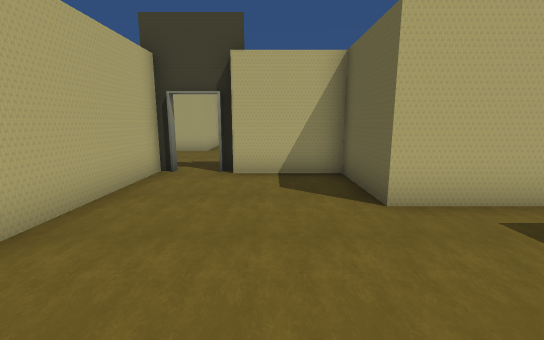
View 1 (above)

24 first-person views from a walk through a 3-D level made in the Unity game engine. The camera is 1.3 m above the floor, tilts 10° down and sees 90° across. The floor is counted in squares, 1 m on a side. Each view is taken from the middle of a square. On the plan, view 1 faces up. The plan holds only what a view shows up to about 13 squares ahead; the rest is blank. The place goes on beyond the plan. The player character is not drawn. Some animated figures are left out. Door leaves are left out, so doorways stand open.

View 2
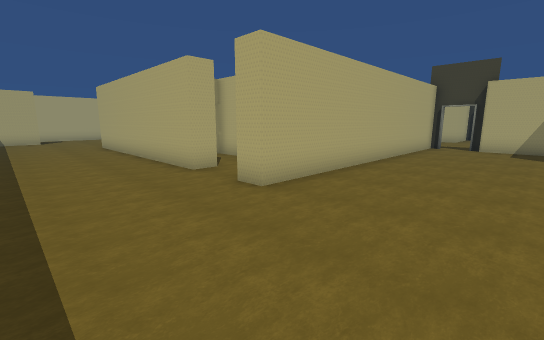

View 3
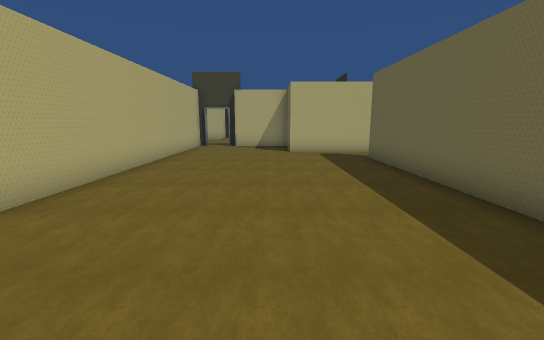

View 4
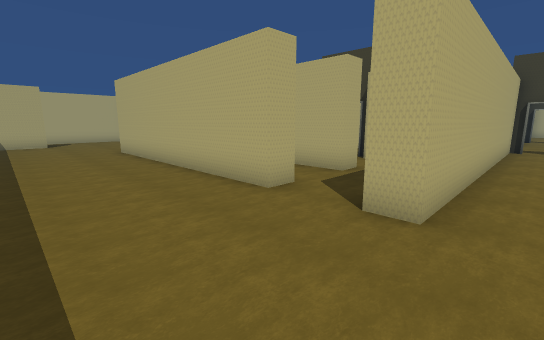

View 5
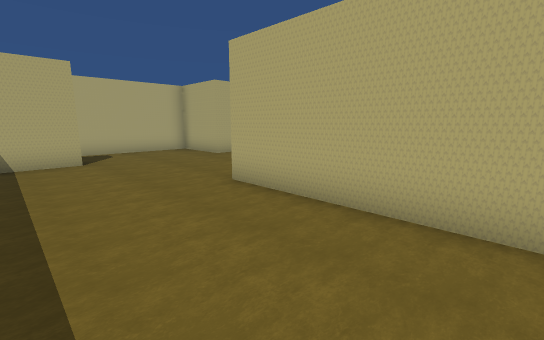

View 6
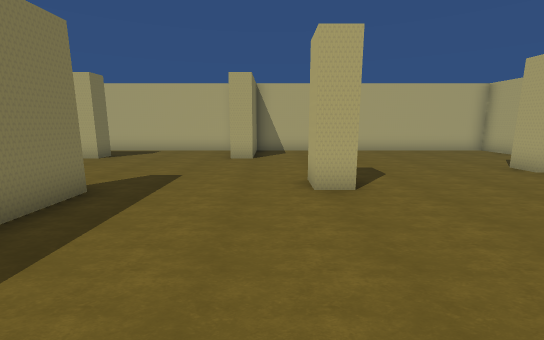

View 7
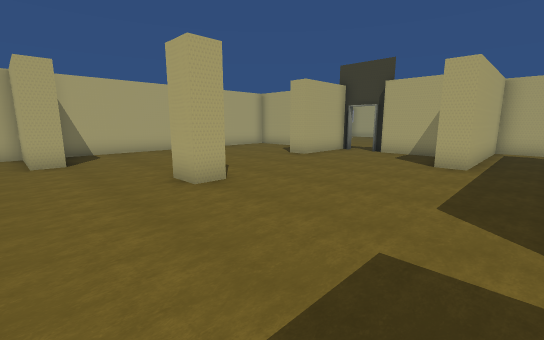

View 8
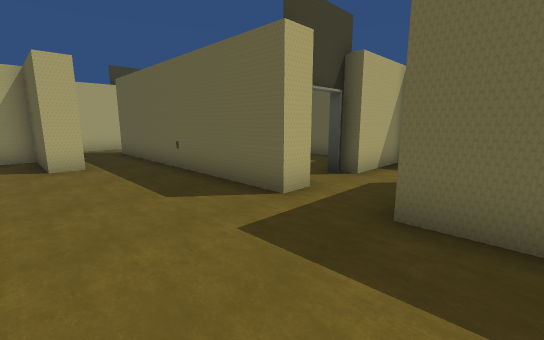

View 9
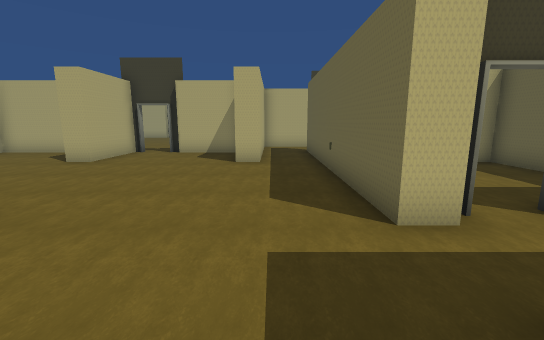

View 10
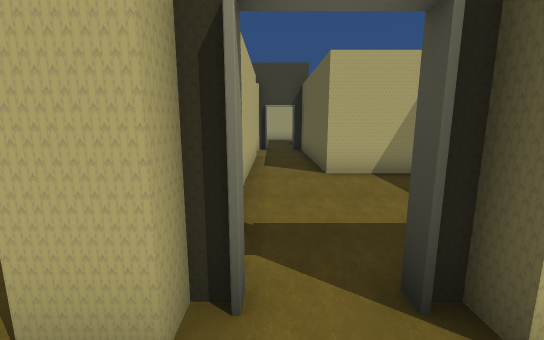

View 11
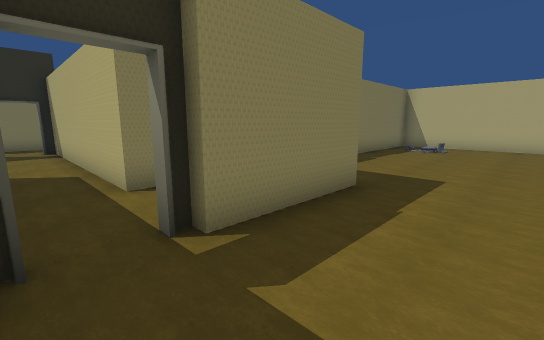

View 12
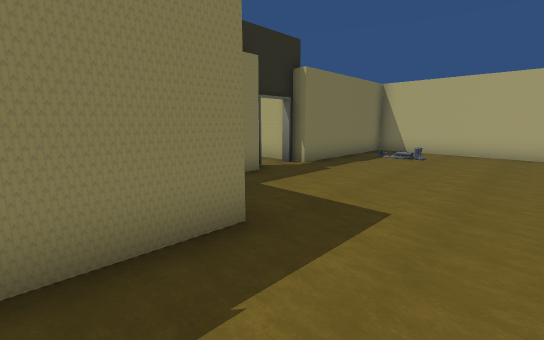

View 13
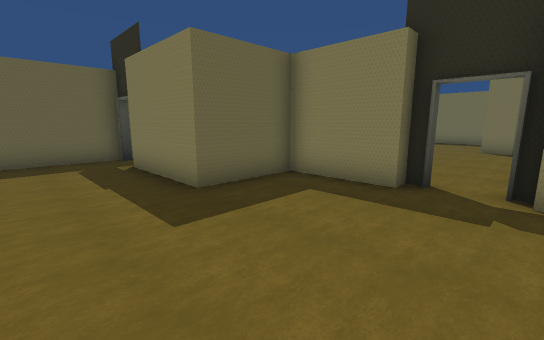

View 14
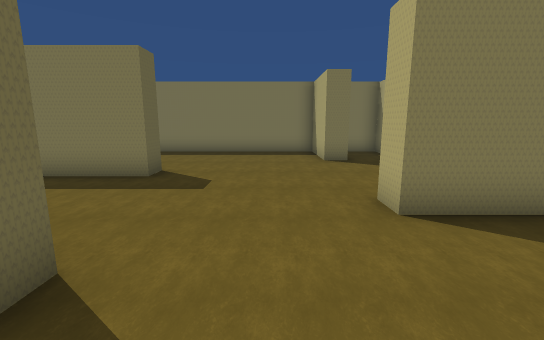

View 15
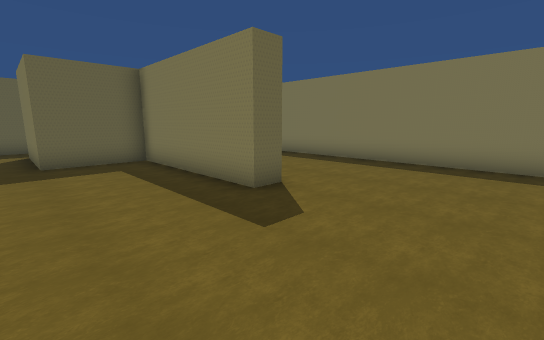

View 16
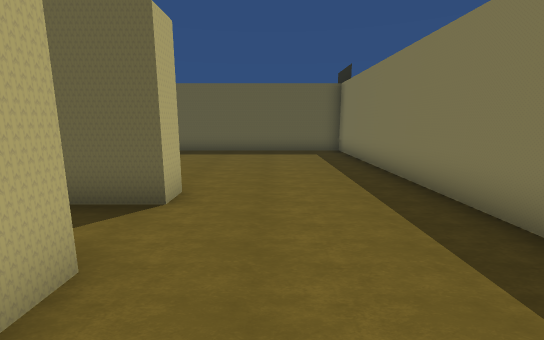

View 17
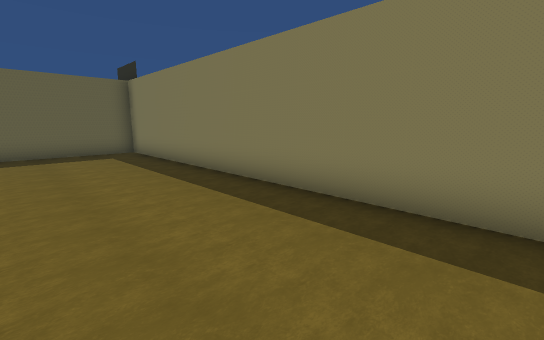

View 18
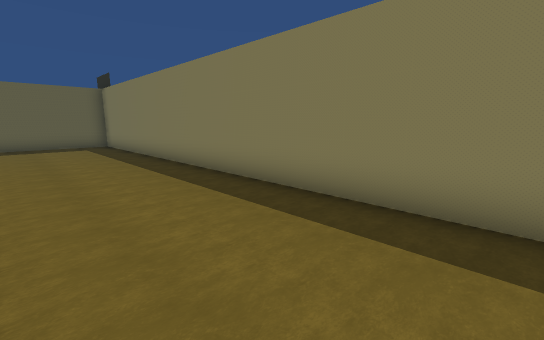

View 19
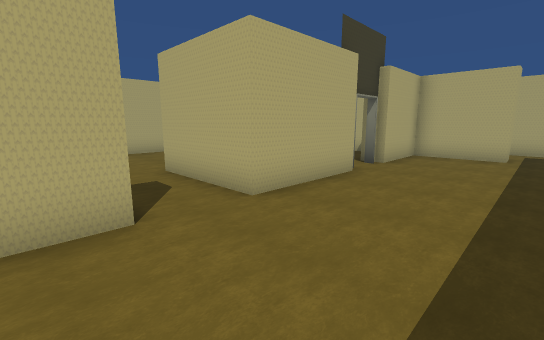

View 20
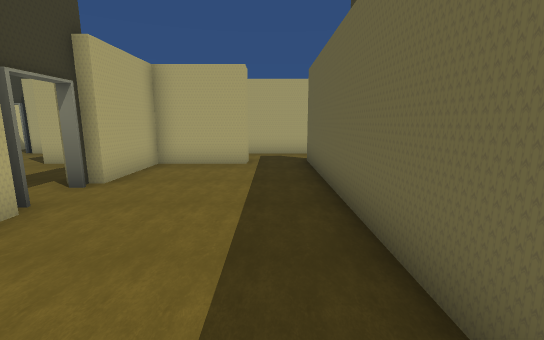

View 21
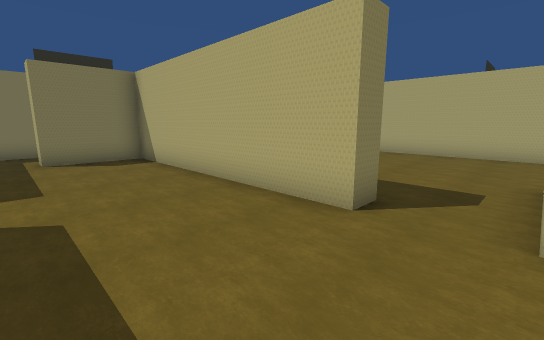

View 22
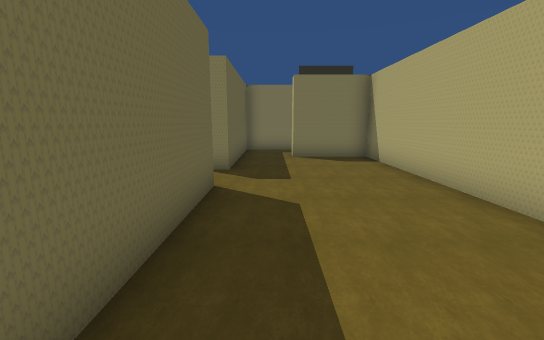

View 23
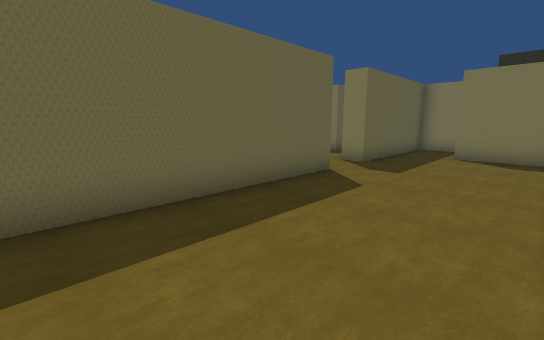

View 24
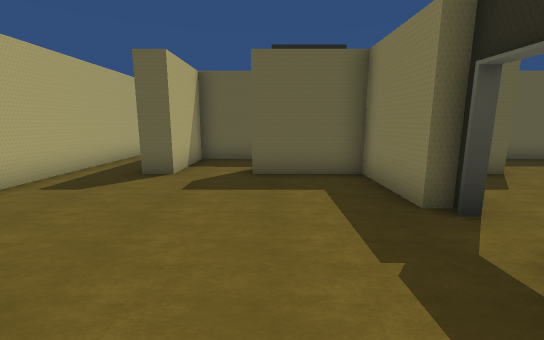

### Floor plan
Ten units are one square. View 1 is at (0, 0); x grows to the right and y downward. Boxes are objects, and circles mark ways between rooms. Rooms are numbered by the first view taken in them; rooms with no view inside come last. Other rooms are left out.
<svg viewBox="-231 -166 346 262">
<path fill="none" stroke="#000" d="M-86 -13 -94 -13 -94 -105M-81 -18 -86 -18M-58 34 -58 43 -150 43 -150 35 -94 35 -94 7 -58 7 -58 15M-151 -8 -161 -8 -161 -16 -151 -16 -151 -8M-38 9 -38 0M-38 -13 -66 -13 -66 -18 -70 -18M-30 -72 -30 43 -38 43M-206 63 -198 63 -198 91 46 91 46 -21M-170 -105 -170 -69 -179 -69M-95 -125 -114 -125 -114 -69 -122 -69 -122 -97 -150 -97M-199 -97 -226 -97 -226 7 -198 7 -198 15 -226 15 -226 91 -214 91M44 -41 18 -41 18 -69 -10 -69M-150 -105 -122 -105 -122 -133 -86 -133M-155 -100 -150 -100M-171 -100 -166 -100M-226 -161 -226 -105 -170 -105M-86 -130 -81 -130M-66 -130 -66 -160M46 -21 54 -21 54 63 82 63 82 71M102 16 102 -134M54 -78 54 -41 44 -41M52 -97 52 -92M82 -134 82 -125 54 -125 54 -97M102 74 102 35 110 35M18 -125 18 -134M-30 -132 -30 -125 -45 -125M-10 -69 -10 -77 18 -77 18 -105M60 -153 -10 -153M95 -153 80 -153M-94 -105 -86 -105 -86 -13M-38 -40 -38 -69 -66 -69 -66 -130 -70 -130M-86 -125 -95 -125M-58 15 -86 15M-38 43 -38 28"/>
<circle cx="-160" cy="-100" r="3" fill="#2a7"/>
<circle cx="50" cy="-30" r="3" fill="#2a7"/>
<circle cx="-20" cy="-70" r="3" fill="#2a7"/>
<circle cx="-75" cy="-20" r="3" fill="#2a7"/>
<circle cx="-90" cy="-115" r="3" fill="#2a7"/>
<circle cx="-50" cy="10" r="3" fill="#2a7"/>
<circle cx="-50" cy="40" r="3" fill="#2a7"/>
<circle cx="-75" cy="-130" r="3" fill="#2a7"/>
<circle cx="90" cy="-130" r="3" fill="#2a7"/>
<text x="-100" y="10">1</text>
<text x="-160" y="-140">2</text>
<text x="80" y="-30">3</text>
<text x="0" y="-120">4</text>
<text x="-70" y="-70">5</text>
<text x="-70" y="20">6</text>
</svg>
Room 1 opens to room 2. Room 1 opens to room 3. Room 1 opens to room 4. Room 1 opens to room 5. Room 1 opens to room 6. Room 2 opens to room 5. Room 3 opens to room 4.

Where each view was taken, in squares from view 1:
view 1: 0 up, 0 right, facing up
view 2: 8 down, 1 right, facing up-left
view 3: 8 down, 1 right, facing up
view 4: 8 down, 2 left, facing up-left
view 5: 8 down, 10 left, facing up-left
view 6: 0 up, 10 left, facing left
view 7: 2 down, 10 left, facing up-left
view 8: 2 down, 13 left, facing up-right
view 9: 2 down, 11 left, facing up
view 10: 0 up, 8 left, facing up
view 11: 16 up, 7 left, facing down-left
view 12: 16 up, 10 left, facing down-left
view 13: 16 up, 17 left, facing down-right
view 14: 3 up, 18 left, facing down
view 15: 0 up, 19 left, facing down-right
view 16: 6 down, 8 left, facing right
view 17: 5 down, 8 left, facing down-right
view 18: 5 down, 12 left, facing down-right
view 19: 1 up, 9 right, facing up-left
view 20: 4 up, 9 right, facing up
view 21: 4 up, 9 right, facing down-left
view 22: 4 up, 9 right, facing down
view 23: 5 up, 6 right, facing down-right
view 24: 10 up, 5 left, facing right
